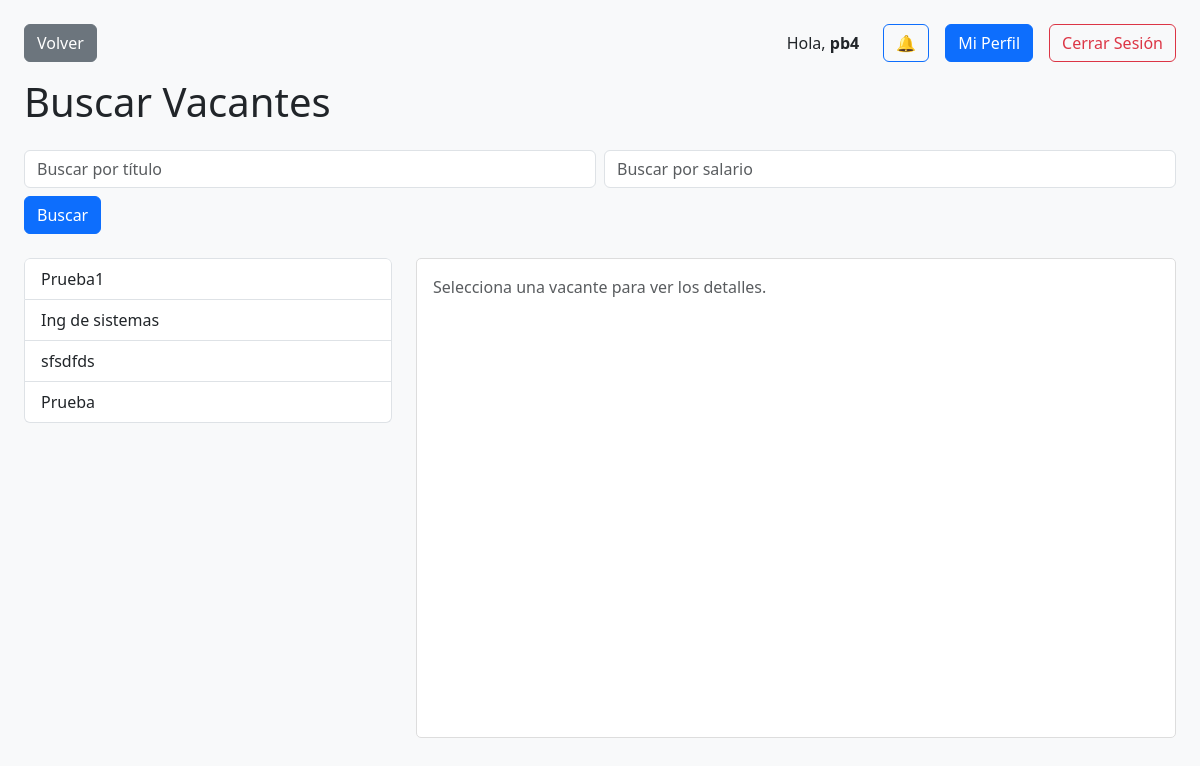
Screenshot of /postulante/ (signed in) with the database file from the repository.
### pages/models.py (models this page shows, shortened)
class Vacante(models.Model):
    titulo = models.CharField(max_length=200)
    nombre_interno = models.CharField(max_length=200, blank=True, null=True)
    descripcion = models.TextField()
    palabras_clave = models.CharField(max_length=300, blank=True, null=True)
    rango_salarial = models.CharField(max_length=100, blank=True, null=True)
    fecha_creacion = models.DateTimeField(auto_now_add=True)
    reclutador = models.ForeignKey(settings.AUTH_USER_MODEL, on_delete=models.CASCADE, related_name='vacantes_creadas', null=True, blank=True)  # 🆕 NUEVO CAMPO

### pages/views.py (the view, shortened to what this page needs)
# urls.py: path('postulante/', views.postulante_view, name='postulante'),
@login_required
@user_passes_test(es_postulante, login_url='/login/')
def postulante_view(request):
    query = request.GET.get("q", "").strip()
    rango_salarial = request.GET.get("rango_salarial", "").strip()
    selected_id = request.GET.get('vacante_id')
    vacantes = Vacante.objects.all().order_by('-fecha_creacion')
    if query:
        vacantes = vacantes.annotate(titulo_lower=Lower('titulo')).filter(titulo_lower__icontains=query.lower())
    if rango_salarial:
        vacantes = vacantes.filter(rango_salarial__icontains=rango_salarial)
    vacante_seleccionada = Vacante.objects.filter(pk=selected_id).first() if selected_id else None
    notificaciones = []
    notificaciones_no_leidas = 0
    if request.user.is_authenticated:
        notificaciones = Notificacion.objects.filter(usuario=request.user)[:5]
        notificaciones_no_leidas = Notificacion.objects.filter(usuario=request.user, leida=False).count()
    return render(request, 'pages/postulante.html', {
        "vacantes": vacantes,
        "vacante_seleccionada": vacante_seleccionada,
        "selected_id": selected_id,
        "query": query,
        "rango_salarial": rango_salarial,
        "notificaciones": notificaciones,
        "notificaciones_no_leidas": notificaciones_no_leidas,
    })

### pages/views.py (called while the page is built)
def es_postulante(user):
    return hasattr(user, 'profile') and user.profile.user_type == 'postulante'

### pages/templates/pages/postulante.html (shortened to what this page needs)
<!DOCTYPE html>
<html lang="es">
<head>
    <link href="https://cdn.jsdelivr.net/npm/bootstrap@5.3.0/dist/css/bootstrap.min.css" rel="stylesheet">
</head>
<body class="bg-light p-4">
    <div class="d-flex justify-content-between align-items-center mb-3">
        <a href="{% url 'home' %}" class="btn btn-secondary">Volver</a>
        <div class="d-flex align-items-center gap-3">
            <span class="me-2">Hola, <strong>{{ user.username }}</strong></span>
            <div class="notification-dropdown">
                <button type="button" class="btn btn-outline-primary notification-bell" id="notificationBtn">
                    🔔
                </button>
            </div>
            <a href="{% url 'perfil_postulante' %}" class="btn btn-primary">Mi Perfil</a>
            <a href="{% url 'logout' %}" class="btn btn-outline-danger">Cerrar Sesión</a>
        </div>
    </div>
    <h1 class="mb-4">Buscar Vacantes</h1>
    <form method="GET" class="mb-4 row g-2">
        <div class="col-md-6">
            <input type="text" name="q" value="{{ query }}" class="form-control" placeholder="Buscar por título">
        </div>
        <div class="col-md-6">
            <input type="text" name="rango_salarial" value="{{ rango_salarial }}" class="form-control" placeholder="Buscar por salario">
        </div>
        <div class="col-12 mt-2">
            <button type="submit" class="btn btn-primary">Buscar</button>
        </div>
    </form>
    <div class="row">
        <div class="col-md-4">
            <div class="list-group vacantes-lista">
                {% for vacante in vacantes %}
                    <a href="?vacante_id={{ vacante.id }}{% if query %}&q={{ query }}{% endif %}{% if rango_salarial %}&rango_salarial={{ rango_salarial }}{% endif %}"
                       class="list-group-item list-group-item-action {% if vacante.id|stringformat:"s" == selected_id %}active{% endif %}">
                        {{ vacante.titulo }}
                    </a>
                {% empty %}
                    <p class="text-muted">No hay vacantes disponibles.</p>
                {% endfor %}
            </div>
        </div>
        <div class="col-md-8">
            <div class="vacante-detalle">
                {% if vacante_seleccionada %}
                    <h3>{{ vacante_seleccionada.titulo }}</h3>
                    <p><strong>Descripción:</strong> {{ vacante_seleccionada.descripcion }}</p>
                    <span class="text-break" style="white-space: pre-line;">{{ vacante_seleccionada.descripcion }}</span>
                    <p><strong>Rango salarial:</strong> {{ vacante_seleccionada.rango_salarial }}</p>
                    <p><strong>Fecha de publicación:</strong> {{ vacante_seleccionada.fecha_creacion|date:"d/m/Y H:i" }}</p>
                    <form method="post" enctype="multipart/form-data" class="mt-4">
                        {% csrf_token %}
                        <div class="mb-3">
                            <label for="cv_pdf" class="form-label">Sube tu hoja de vida (PDF)</label>
                            <div class="input-group">
                                <input type="file" name="cv_pdf" id="cv_pdf" accept=".pdf" class="form-control d-none" required>
                                <label for="cv_pdf" class="btn btn-outline-primary file-label">Seleccionar PDF</label>
                            </div>
                            <span id="fileName" class="form-text"></span>
                            <div class="form-text">Solo se acepta archivo PDF.</div>
                        </div>
                        <button type="submit" class="btn btn-success">Enviar postulación</button>
                    </form>
                    {% if messages %}
                        <div class="mt-3">
                            {% for message in messages %}
                                <div class="alert alert-info">{{ message }}</div>
                            {% endfor %}
                        </div>
                    {% endif %}
                    <div id="mensaje" class="mt-3"></div>
                {% else %}
                    <p class="text-muted">Selecciona una vacante para ver los detalles.</p>
                {% endif %}
            </div>
        </div>
    </div>
</body>
</html>

### pages/templates/pages/postulante.html (style rules this page uses)
.vacantes-lista { height: 60vh; overflow-y: auto; }
.vacante-detalle { height: 60vh; overflow-y: auto; background-color: #fff; border: 1px solid #ddd; padding: 1rem; border-radius: 5px; }
.notification-dropdown { position: relative; display: inline-block; }
.notification-bell { position: relative; cursor: pointer; }

### rows the page displays
Vacante: titulo "Prueba1"
Vacante: titulo "Ing de sistemas"
Vacante: titulo "sfsdfds"
Vacante: titulo "Prueba"

### other values shown
{{ user.username }} "pb4"
